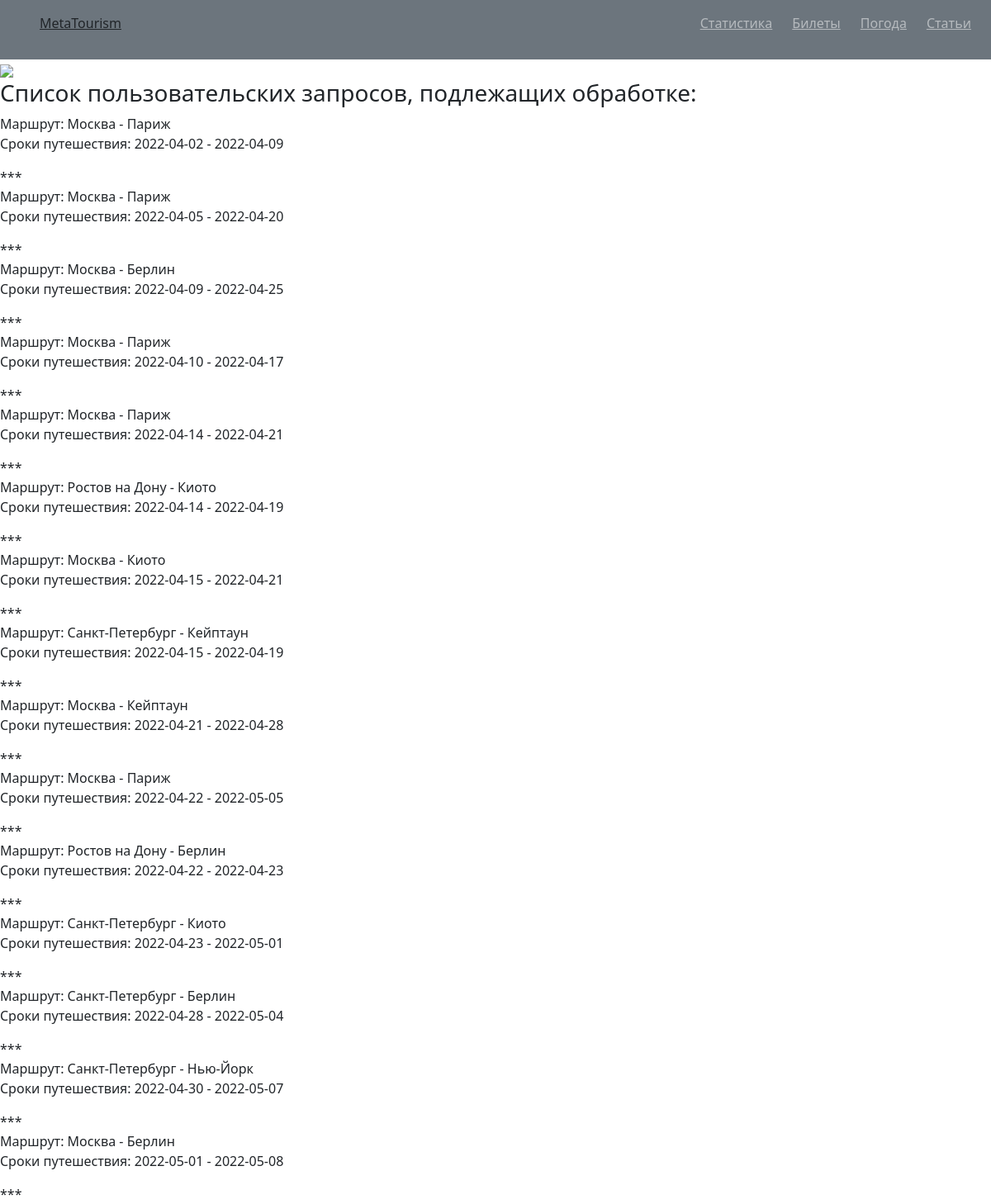
The page /statistics on the database as committed earlier.
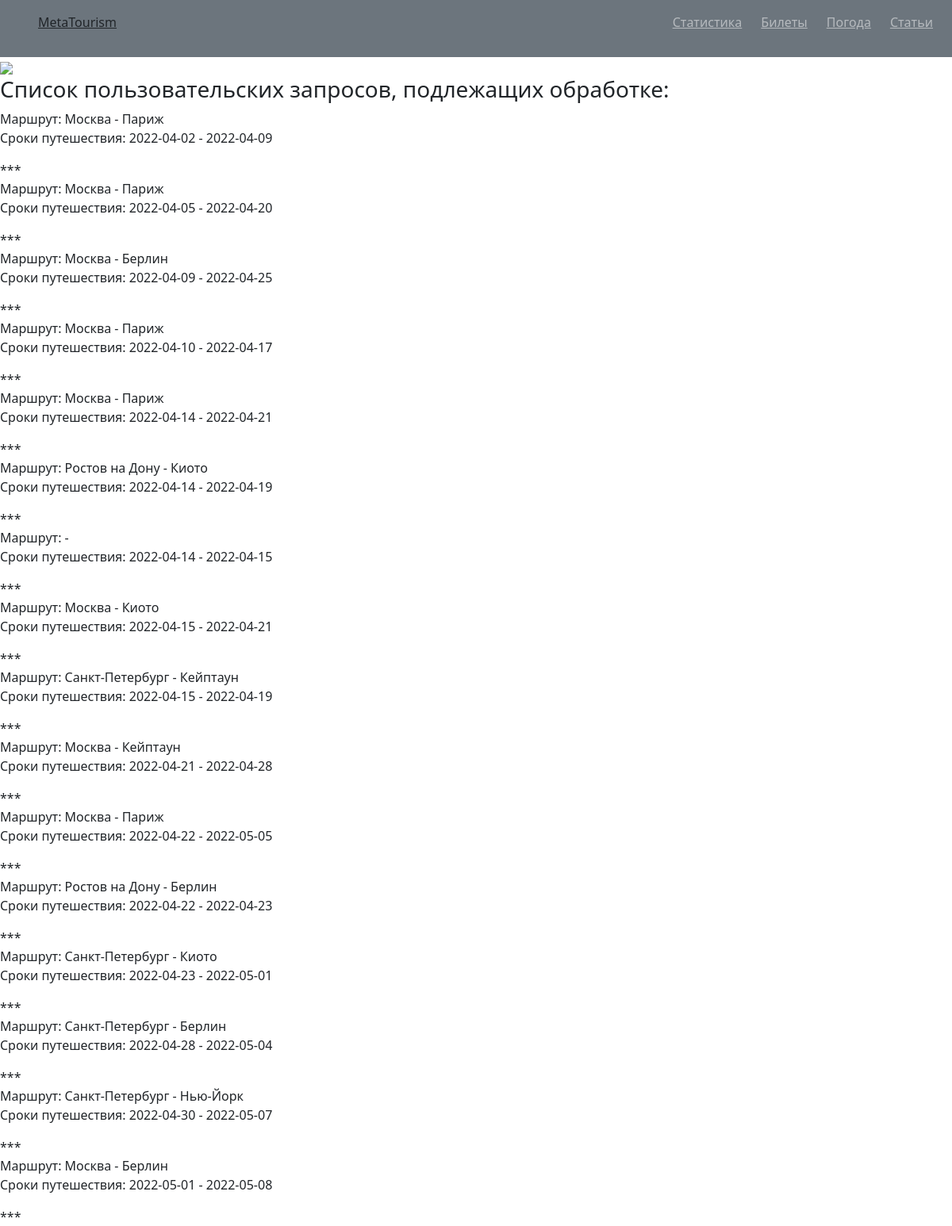
The same page on the database as committed later.
### main.py (models this page shows, shortened)
class UserRequest(db.Model):
    id = db.Column(db.Integer, primary_key=True)
    city_from = db.Column(db.String(50), nullable=False)
    city_to = db.Column(db.String(50), nullable=False)
    date_there = db.Column(db.DateTime, default=datetime.utcnow)
    date_back = db.Column(db.DateTime, nullable=True)

### main.py (the view)
@app.route('/statistics', methods=['GET'])
def statistics():
    reqs = UserRequest.query.order_by(UserRequest.date_there).all()
    create_popularity_of_cities_diagram()
    diagram = Image.open('statistics/diagram1.png')
    return render_template('statistics.html', reqs=reqs, diagram=diagram)

### main.py (called while the page is built)
def create_popularity_of_cities_diagram():
    conn = sqlite3.connect('requests.db')
    cur = conn.cursor()
    cur.execute("SELECT city_to, COUNT(city_to) FROM user_request GROUP BY city_to;")
    query_result = cur.fetchall()
    x = []
    y = []
    for element in query_result:
        x.append(element[0])
        y.append(element[1])
    plt.title('Популярность городов', fontsize=16)
    plt.xlabel('Город', fontsize=12)
    plt.ylabel('Количество запросов', fontsize=12)
    plt.bar(x, y)
    plt.savefig('statistics/diagram1.png')

### templates/statistics.html (shortened to what this page needs)
{% extends "base.html" %}
{% block body %}
<img src="statistics/diagram1.png">
<h3>Список пользовательских запросов, подлежащих обработке:</h3>
{% for req in reqs %}
<div>Маршрут: {{ req.city_from }} - {{ req.city_to }}</div>
<p>Сроки путешествия: {{ req.date_there.date() }} - {{ req.date_back.date() }}</p>
<div>***</div>
{% endfor %}
{% endblock %}

### templates/base.html (shortened to what this page needs)
<!doctype html>
<html lang="ru">
<head>
    <link rel="stylesheet" href="https://cdn.jsdelivr.net/npm/bootstrap@5.1.3/dist/css/bootstrap.min.css">
</head>
<body>
<div class="d-flex flex-column flex-md-row pb-4 bg-secondary">
        <a class="ml-lg-5 py-2 ms-md-5 mt-2 text-dark font-weight-bold" href="/">MetaTourism</a>
          <nav class="d-md-inline-flex mt-2 ms-md-auto">
            <a class="me-4 py-2 text-white-50 font-weight-bold" href="/statistics">Статистика</a>
            <a class="me-4 py-2 text-white-50 font-weight-bold" href="/user_request">Билеты</a>
            <a class="me-4 py-2 text-white-50 font-weight-bold" href="/weather">Погода</a>
            <a class="me-4 py-2 text-white-50 font-weight-bold" href="/articles">Статьи</a>
          </nav>
    </div>
{% block body %} {% endblock %}
</body>
</html>

Rows that differ between the two databases and show on the page:
added UserRequest: date_there "2022-04-14", date_back "2022-04-15"
